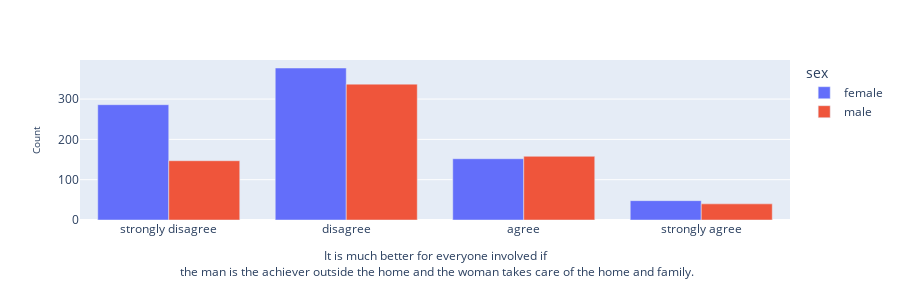

Notebook code for this chart:
### Code cell
fig_p3 = px.bar(m_breadwinner, x="male_breadwinner", y="count",
             color='sex', barmode='group',
             labels={'male_breadwinner':'It is much better for everyone involved if<br /> the man is the achiever outside the home and the woman takes care of the home and family.', 'count':'Count'},
             width=900, height=300, )
# set the font size of the x and y axis labels
fig_p3.update_layout(xaxis_title_font_size=12, yaxis_title_font_size=10)
# order the categories in the x-axis
fig_p3.update_xaxes(categoryorder='array', categoryarray=['strongly disagree','disagree','agree','strongly agree'])
# set the x label

fig_p3.show()

### Figure 1 — Plotly figure (JSON) as saved in the notebook; plotly's stock layout.template omitted (floating-point values rounded to 4 significant figures)
{"data": [{"alignmentgroup": "True", "hovertemplate": "sex=female<br>It is much better for everyone involved if<br /> the man is the achiever outside the home and the woman takes care of the home and family.=%{x}<br>Count=%{y}<extra></extra>", "legendgroup": "female", "marker": {"color": "#636efa", "pattern": {"shape": ""}}, "name": "female", "offsetgroup": "female", "orientation": "v", "showlegend": true, "textposition": "auto", "type": "bar", "x": ["agree", "disagree", "strongly agree", "strongly disagree"], "xaxis": "x", "y": [152, 377, 48, 286], "yaxis": "y"}, {"alignmentgroup": "True", "hovertemplate": "sex=male<br>It is much better for everyone involved if<br /> the man is the achiever outside the home and the woman takes care of the home and family.=%{x}<br>Count=%{y}<extra></extra>", "legendgroup": "male", "marker": {"color": "#EF553B", "pattern": {"shape": ""}}, "name": "male", "offsetgroup": "male", "orientation": "v", "showlegend": true, "textposition": "auto", "type": "bar", "x": ["agree", "disagree", "strongly agree", "strongly disagree"], "xaxis": "x", "y": [158, 337, 40, 147], "yaxis": "y"}], "layout": {"barmode": "group", "height": 300, "legend": {"title": {"text": "sex"}, "tracegroupgap": 0}, "margin": {"t": 60}, "width": 900, "xaxis": {"anchor": "y", "categoryarray": ["strongly disagree", "disagree", "agree", "strongly agree"], "categoryorder": "array", "domain": [0, 1], "title": {"font": {"size": 12}, "text": "It is much better for everyone involved if<br /> the man is the achiever outside the home and the woman takes care of the home and family."}}, "yaxis": {"anchor": "x", "domain": [0, 1], "title": {"font": {"size": 10}, "text": "Count"}}}}
